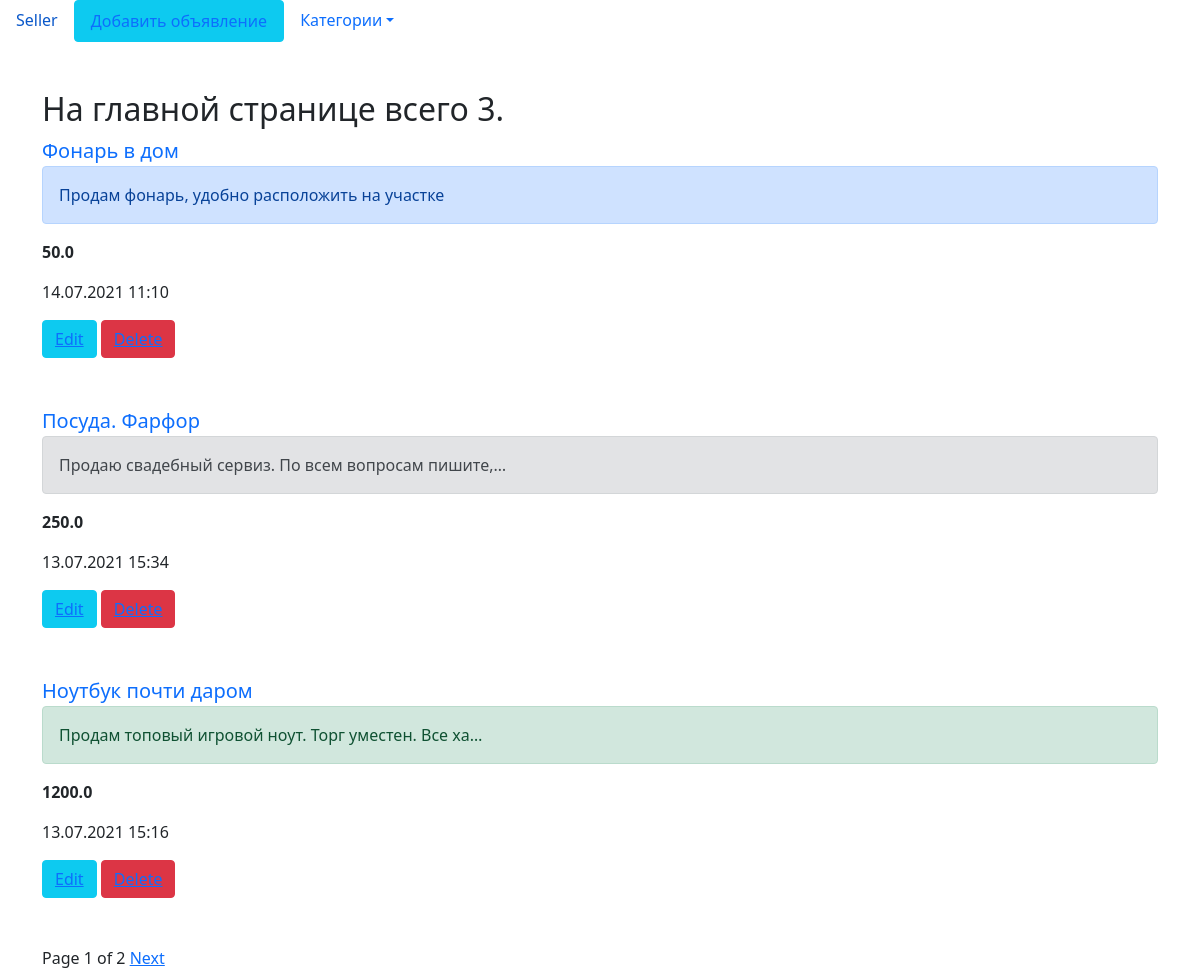
The page / on the database its author committed.
### bboard/models.py (models this page shows)
class Bb(models.Model):
    title = models.CharField(max_length=50, verbose_name='Заголовок')
    rubric = models.ForeignKey('Rubric', null=True, on_delete=models.PROTECT, verbose_name='Рубрика')
    description = models.TextField(null=True, blank=True, verbose_name='Описание')
    price = models.FloatField(null=True, blank=True, verbose_name='Цена')
    date = models.DateTimeField(auto_now_add=True, db_index=True, verbose_name='Дата публикации')
    class CITIES(models.TextChoices):
        KYIV = 'kyi', 'Киев'
        ODESSA = 'ode', 'Одесса'
        DNIPRO = 'dni', 'Днепр'
        __empty__ = '---------'
    city = models.CharField(max_length=3, choices=CITIES.choices)
    class Meta:
        verbose_name = 'Объявление'
        verbose_name_plural = 'Объявления'
        ordering = ['-date']
        unique_together = (('title', 'date'),
                           ('title', 'rubric', 'date'))

### bboard/views.py (the view)
# urls.py: path('', views.index, name='home'),
def index(request):
    rubrics = Rubric.objects.all()
    items = Bb.objects.all()
    paginator = Paginator(items, 3)
    if 'page' in request.GET:
        page_num = request.GET['page']
    else:
        page_num = 1
    page = paginator.get_page(page_num)
    context = {'rubrics': rubrics, 'page': page, 'items': page.object_list}
    return render(request, 'bboard/index.html', context)

### bboard/models.py (called while the page is built)
    def __str__(self):
        return self.name

### bboard/templates/bboard/index.html (shortened to what this page needs)
{% extends 'bboard/base.html' %}
{% block content %}
    {% with bb_count=items.count %}
    {% if bb_count > 0 %}
        <h2>На главной странице всего {{ bb_count }}.</h2>
    {% endif %}
    {% endwith %}
    {% for item in items %}
        <a class="lead" style="text-decoration: none;" href="{% url 'detail' pk=item.pk %}">{{ item.title }}</a>
        <p class="{% cycle 'alert alert-primary' 'alert alert-secondary' 'alert alert-success' %}">
            {{ item.description|truncatechars:'50' }}</p>
        <p><strong>{{ item.price }}</strong></p>
        <p>{{ item.date|date:"d.m.Y H:i" }}</p>
        <button class="btn btn-info"><a href="{% url 'edit' pk=item.pk %}">Edit</a></button>
        <button class="btn btn-danger"><a href="{% url 'delete' pk=item.pk %}">Delete</a></button>
        <br>
        <br>
        <br>
    {% empty %}
        <h1>There are no items in the list of publications</h1>
    {% endfor %}
    <span class="current">
        Page {{ page.number }} of {{ page.paginator.num_pages }}
    </span>
    {% if page.has_next %}
        <a href="?page={{ page.next_page_number }}">Next</a>
    {% endif %}
{% endblock %}

### rows shown on the page
Bb: title "Фонарь в дом", description "Продам фонарь, удобно расположить на участке", price "50.0", date "14.07.2021 11:10"
Bb: title "Посуда. Фарфор", description "Продаю свадебный сервиз. По всем вопросам пишите,…", price "250.0", date "13.07.2021 15:34"
Bb: title "Ноутбук почти даром", description "Продам топовый игровой ноут. Торг уместен. Все ха…", price "1200.0", date "13.07.2021 15:16"

### other values the page prints
{{ bb_count }} "3"
{{ page.number }} "1"
{{ page.paginator.num_pages }} "2"
